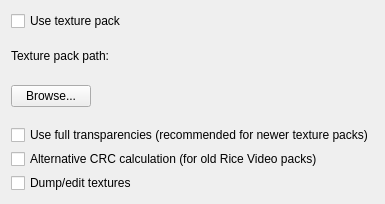
         <widget class="QWidget" name="texturePackTab">
          <attribute name="title">
           <string>Texture pack</string>
          </attribute>
          <layout class="QVBoxLayout" name="verticalLayout_14">
           <item>
            <layout class="QVBoxLayout" name="verticalLayout_33">
             <property name="spacing">
              <number>18</number>
             </property>
             <item>
              <widget class="QCheckBox" name="texturePackOnCheckBox">
               <property name="text">
                <string>Use texture pack</string>
               </property>
              </widget>
             </item>
             <item>
              <widget class="QFrame" name="texturePackOptionsFrame">
               <layout class="QVBoxLayout" name="verticalLayout_42">
                <property name="spacing">
                 <number>18</number>
                </property>
                <property name="leftMargin">
                 <number>0</number>
                </property>
                <property name="topMargin">
                 <number>0</number>
                </property>
                <property name="rightMargin">
                 <number>0</number>
                </property>
                <property name="bottomMargin">
                 <number>0</number>
                </property>
                <item>
                 <widget class="QFrame" name="texPackPathFrame">
                  <property name="toolTip">
                   <string>&lt;html&gt;&lt;head/&gt;&lt;body&gt;&lt;p&gt;Select path to the folder with texture packs.&lt;br/&gt;Default: Plugin/hires_texture&lt;/p&gt;&lt;/body&gt;&lt;/html&gt;</string>
                  </property>
                  <layout class="QVBoxLayout" name="verticalLayout_37">
                   <property name="spacing">
                    <number>4</number>
                   </property>
                   <property name="leftMargin">
                    <number>0</number>
                   </property>
                   <property name="topMargin">
                    <number>0</number>
                   </property>
                   <property name="rightMargin">
                    <number>0</number>
                   </property>
                   <property name="bottomMargin">
                    <number>0</number>
                   </property>
                   <item>
                    <widget class="QLabel" name="texPackPathLabel">
                     <property name="text">
                      <string>Texture pack path:</string>
                     </property>
                     <property name="buddy">
                      <cstring>texPackPathButton</cstring>
                     </property>
                    </widget>
                   </item>
                   <item>
                    <widget class="QLabel" name="txPathLabel">
                     <property name="text">
                      <string notr="true"/>
                     </property>
                     <property name="wordWrap">
                      <bool>true</bool>
                     </property>
                    </widget>
                   </item>
                   <item>
                    <widget class="QPushButton" name="texPackPathButton">
                     <property name="sizePolicy">
                      <sizepolicy hsizetype="Fixed" vsizetype="Fixed">
                       <horstretch>0</horstretch>
                       <verstretch>0</verstretch>
                      </sizepolicy>
                     </property>
                     <property name="text">
                      <string>Browse...</string>
                     </property>
                    </widget>
                   </item>
                  </layout>
                 </widget>
                </item>
                <item>
                 <widget class="QFrame" name="texPackCheckBoxesFrame">
                  <layout class="QVBoxLayout" name="verticalLayout_38">
                   <property name="spacing">
                    <number>4</number>
                   </property>
                   <property name="leftMargin">
                    <number>0</number>
                   </property>
                   <property name="topMargin">
                    <number>0</number>
                   </property>
                   <property name="rightMargin">
                    <number>0</number>
                   </property>
                   <property name="bottomMargin">
                    <number>0</number>
                   </property>
                   <item>
                    <widget class="QCheckBox" name="alphaChannelCheckBox">
                     <property name="toolTip">
                      <string>&lt;html&gt;&lt;head/&gt;&lt;body&gt;&lt;p&gt;When this option is cleared, textures will be loaded as they are when using Rice Video: transparencies either on or off. When this option is selected, GlideN64 will check how the texture's alpha channel was designed and will select the most appropriate format. This gives texture pack designers freedom to use semi-transparent textures.&lt;/p&gt;&lt;p&gt;Clear this option for older or poorly designed texture packs.&lt;/p&gt;&lt;p&gt;[Recommended:&lt;span style=&quot; font-style:italic;&quot;&gt; Texture pack dependent&lt;/span&gt;]&lt;/p&gt;&lt;/body&gt;&lt;/html&gt;</string>
                     </property>
                     <property name="text">
                      <string>Use full transparencies (recommended for newer texture packs)</string>
                     </property>
                    </widget>
                   </item>
                   <item>
                    <widget class="QCheckBox" name="alternativeCRCCheckBox">
                     <property name="toolTip">
                      <string>&lt;html&gt;&lt;head/&gt;&lt;body&gt;&lt;p&gt;This option emulates a palette CRC calculation bug in Rice Video. If you have problems loading textures, try checking or unchecking this option.&lt;/p&gt;&lt;p&gt;[Recommended: &lt;span style=&quot; font-style:italic;&quot;&gt;Mostly unchecked, checked for old texture packs&lt;/span&gt;]&lt;/p&gt;&lt;/body&gt;&lt;/html&gt;</string>
                     </property>
                     <property name="text">
                      <string>Alternative CRC calculation (for old Rice Video packs)</string>
                     </property>
                    </widget>
                   </item>
                   <item>
                    <widget class="QCheckBox" name="textureDumpCheckBox">
                     <property name="enabled">
                      <bool>true</bool>
                     </property>
                     <property name="toolTip">
                      <string>&lt;html&gt;&lt;head/&gt;&lt;body&gt;&lt;p&gt;This option dumps textures on screen to a texture pack folder. You can also reload textures while the game is running to see how they look instantly—big time saver!&lt;/p&gt;&lt;p&gt;Hotkeys:&lt;br/&gt;Use &lt;span style=&quot; font-weight:600;&quot;&gt;R&lt;/span&gt; to reload textures from the texture pack&lt;br/&gt;Use &lt;span style=&quot; font-weight:600;&quot;&gt;D&lt;/span&gt; to toggle texture dumping on or off&lt;/p&gt;&lt;/body&gt;&lt;/html&gt;</string>
                     </property>
                     <property name="text">
                      <string>Dump/edit textures</string>
                     </property>
                    </widget>
                   </item>
                  </layout>
                 </widget>
                </item>
               </layout>
              </widget>
             </item>
            </layout>
           </item>
          </layout>
         </widget>
